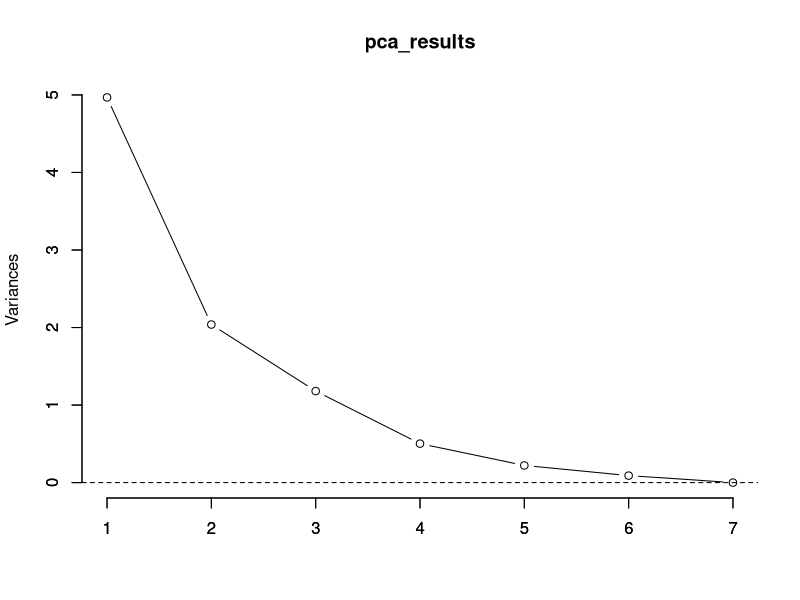

The R source for this figure:
set.seed(30)
clust = sample(1:2,6, replace=T)
Obs = c("A", "B", "C", "D", "E", "F") 
X1 = c(2, 1, 0, 5, 6, 4) 
X2 = c(4, 5, 4, 2, 2, 1) 
Observations = data.frame(Obs, X1, X2) 
Observations$Cluster <- c(2, 1, 2, 2, 1, 2)
cluster1 <- Observations[Observations$Cluster == 1,]
x11 <- mean(cluster1$X1)
x12 <- mean(cluster1$X2)
cluster2 <- Observations[Observations$Cluster == 2,]
x21 <- mean(cluster2$X1)
x22 <- mean(cluster2$X2)

distances <- cbind(
  cluster1 = sqrt((Observations$X1 - x11)^2 + (Observations$X2 - x12)^2),
  cluster2 = sqrt((Observations$X1 - x21)^2 + (Observations$X2 - x22)^2)
)
Observations$Cluster <- apply(distances, 1, which.min)
cluster1 <- Observations[Observations$Cluster == 1,]
x11 <- mean(cluster1$X1)
x12 <- mean(cluster1$X2)

cluster2 <- Observations[Observations$Cluster == 2,]
x21 <- mean(cluster2$X1)
x22 <- mean(cluster2$X2)



x1c = c(-1,-2,-3,2,3,1)
x2c = c(1,2,1,-1,-1,-2)
x3c = c(-2,5,4,-1,-3,-3)
x = matrix(c(x1c,x2c,x3c),ncol=3)
pc.info = prcomp(x)
round(pc.info$rotation[,1],4)
pc.info$sdev
vjs = pc.info$sdev^2
pve = vjs/sum(vjs)
round(pve,3)
pc1scores = round(pc.info$x[,1],4); pc1scores  # first principal component score vector
pc2scores = round(pc.info$x[,2],4); pc2scores  # second principal component score vector


library(MASS)
x = UScereal[1:7,c(2:10)]
x.scale = scale(x)
hc <- hclust(dist(x.scale), method = "complete")

# Cut the tree to obtain two clusters
clusters <- cutree(hc, k = 2)

# Get the observations in each cluster
cluster1 <- rownames(x.scale)[clusters == 1]
cluster2 <- rownames(x.scale)[clusters == 2]

set.seed(12)

# Perform K-means clustering with k = 2
km <- kmeans(x.scale, centers = 2)

# Get the observations in each cluster
cluster1 <- rownames(x.scale)[km$cluster == 1]
cluster2 <- rownames(x.scale)[km$cluster == 2]

pca_results <- prcomp(x, scale = TRUE)

# Get the number of principal components
num_pc <- ncol(pca_results$x)

num_pc
plot(pca_results, type = "lines")
abline(h = 0, v = 0, lty = 2)
axis(side = 1)
axis(side = 2)


# Calculate the cumulative proportion of variance explained
cum_var <- cumsum(pca_results$sdev^2 / sum(pca_results$sdev^2))

# Find the smallest number of principal components that explain at least 90% of the variance
num_pc <- min(which(cum_var >= 0.9))
num_pc
